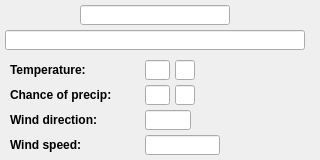
<?xml version="1.0" encoding="UTF-8"?>
<ui version="4.0">
 <class>MainWindow</class>
 <widget class="QMainWindow" name="MainWindow">
  <property name="geometry">
   <rect>
    <x>0</x>
    <y>0</y>
    <width>320</width>
    <height>160</height>
   </rect>
  </property>
  <property name="windowTitle">
   <string/>
  </property>
  <property name="styleSheet">
   <string notr="true">QWidget#centralWidget {background: rgba(196, 196, 196, 255);}

caTable {
       background: cornsilk;
       alternate-background-color: wheat;
}

caLineEdit {
     border-radius: 1px;
     background: lightyellow;
     color: black;
 }
 
 caLabel {
     border-radius: 1px;
     background: lightyellow;
     color: black;
 }

caTextEntry {
    color: rgb(127, 0, 63);
    background-color: cornsilk;
    selection-color: #0a214c;
    selection-background-color: wheat;
    border: 1px groove black;
    border-radius: 1px;
    padding: 1px;
}

caTextEntry:focus {
    padding: 0px;
    border: 2px groove darkred;
    border-radius: 1px;
}

/* when font specified, no font sizing is done any more,  font: 10pt; is not bad */
QPushButton {
      border-color: #00b;
      border-radius: 2px;
      padding: 3px;
      border-width: 1px;

	background: qlineargradient(spread:pad, x1:0, y1:0, x2:0, y2:1,
						   stop:0   rgba(224, 239, 255, 255),
						   stop:0.5 rgba(199, 215, 230, 255),
						   stop:1   rgba(184, 214, 236, 255));
}
QPushButton:hover {
	background: qlineargradient(spread:pad, x1:0, y1:0, x2:0, y2:1,
						stop:0   rgba(201, 226, 255, 255),
						stop:0.5 rgba(177, 204, 230, 255),
						stop:1   rgba(163, 205, 236, 255));
}
QPushButton:pressed {
	background: qlineargradient(spread:pad, x1:0, y1:0, x2:0, y2:1,
						stop:0   rgba(174, 219, 255, 255),
						stop:0.5 rgba(165, 199, 230, 255),
						stop:1   rgba(134, 188, 236, 255));
}

QPushButton:disabled {
	background: qlineargradient(spread:pad, x1:0, y1:0, x2:0, y2:1,
						stop:0   rgba(174, 219, 255, 255),
						stop:0.5 rgba(165, 199, 230, 255),
						stop:1   rgba(134, 188, 236, 255));
}


caChoice &gt; QPushButton {
text-align: left;
background-color: rgba(87, 202, 228,255);
border: 3px gray;
}

caChoice &gt; QPushButton:pressed {
background-color: rgba(87, 202, 228,200);
border: 3px gray;
}

caChoice &gt; QPushButton:checked {
background-color: rgba(87, 202, 228,200);
border: 3px gray;
}

caChoice &gt; QPushButton:default {
background-color: lightgray;
border: 3px gray;
}

caMenu{
    background: lightyellow;
}




</string>
  </property>
  <widget class="QWidget" name="centralWidget">
   <property name="styleSheet">
    <string notr="true"/>
   </property>
   <widget class="caLineEdit" name="calineedit">
    <property name="geometry">
     <rect>
      <x>80</x>
      <y>5</y>
      <width>150</width>
      <height>20</height>
     </rect>
    </property>
    <property name="font">
     <font>
      <family>Monospace</family>
      <pointsize>12</pointsize>
      <weight>75</weight>
      <bold>true</bold>
      <underline>true</underline>
      <stylestrategy>PreferDefault</stylestrategy>
     </font>
    </property>
    <property name="alignment">
     <set>Qt::AlignCenter</set>
    </property>
    <property name="channel" stdset="0">
     <string notr="true">$(P)$(W)Forecast$(N):Name</string>
    </property>
    <property name="foreground">
     <color>
      <red>0</red>
      <green>0</green>
      <blue>0</blue>
     </color>
    </property>
    <property name="background">
     <color>
      <red>196</red>
      <green>196</green>
      <blue>196</blue>
     </color>
    </property>
    <property name="colorMode">
     <enum>caLineEdit::Static</enum>
    </property>
   </widget>
   <widget class="caLineEdit" name="calineedit_2">
    <property name="geometry">
     <rect>
      <x>5</x>
      <y>30</y>
      <width>300</width>
      <height>20</height>
     </rect>
    </property>
    <property name="font">
     <font>
      <family>Monospace</family>
      <pointsize>12</pointsize>
      <italic>true</italic>
      <stylestrategy>PreferDefault</stylestrategy>
     </font>
    </property>
    <property name="alignment">
     <set>Qt::AlignCenter</set>
    </property>
    <property name="channel" stdset="0">
     <string notr="true">$(P)$(W)Forecast$(N):Short</string>
    </property>
    <property name="foreground">
     <color>
      <red>0</red>
      <green>0</green>
      <blue>0</blue>
     </color>
    </property>
    <property name="background">
     <color>
      <red>196</red>
      <green>196</green>
      <blue>196</blue>
     </color>
    </property>
    <property name="colorMode">
     <enum>caLineEdit::Static</enum>
    </property>
   </widget>
   <widget class="caLineEdit" name="calineedit_3">
    <property name="geometry">
     <rect>
      <x>145</x>
      <y>60</y>
      <width>25</width>
      <height>20</height>
     </rect>
    </property>
    <property name="channel" stdset="0">
     <string notr="true">$(P)$(W)Forecast$(N):Temperature.VAL</string>
    </property>
    <property name="foreground">
     <color>
      <red>0</red>
      <green>0</green>
      <blue>0</blue>
     </color>
    </property>
    <property name="background">
     <color>
      <red>196</red>
      <green>196</green>
      <blue>196</blue>
     </color>
    </property>
    <property name="colorMode">
     <enum>caLineEdit::Static</enum>
    </property>
   </widget>
   <widget class="caLineEdit" name="calineedit_4">
    <property name="geometry">
     <rect>
      <x>175</x>
      <y>60</y>
      <width>20</width>
      <height>20</height>
     </rect>
    </property>
    <property name="channel" stdset="0">
     <string notr="true">$(P)$(W)Forecast$(N):Temperature.EGU</string>
    </property>
    <property name="foreground">
     <color>
      <red>0</red>
      <green>0</green>
      <blue>0</blue>
     </color>
    </property>
    <property name="background">
     <color>
      <red>196</red>
      <green>196</green>
      <blue>196</blue>
     </color>
    </property>
    <property name="colorMode">
     <enum>caLineEdit::Static</enum>
    </property>
   </widget>
   <widget class="caLineEdit" name="calineedit_5">
    <property name="geometry">
     <rect>
      <x>175</x>
      <y>85</y>
      <width>20</width>
      <height>20</height>
     </rect>
    </property>
    <property name="channel" stdset="0">
     <string notr="true">$(P)$(W)Forecast$(N):ProbPrecip.EGU</string>
    </property>
    <property name="foreground">
     <color>
      <red>0</red>
      <green>0</green>
      <blue>0</blue>
     </color>
    </property>
    <property name="background">
     <color>
      <red>196</red>
      <green>196</green>
      <blue>196</blue>
     </color>
    </property>
    <property name="colorMode">
     <enum>caLineEdit::Static</enum>
    </property>
   </widget>
   <widget class="caLineEdit" name="calineedit_6">
    <property name="geometry">
     <rect>
      <x>145</x>
      <y>85</y>
      <width>25</width>
      <height>20</height>
     </rect>
    </property>
    <property name="channel" stdset="0">
     <string notr="true">$(P)$(W)Forecast$(N):ProbPrecip.VAL</string>
    </property>
    <property name="foreground">
     <color>
      <red>0</red>
      <green>0</green>
      <blue>0</blue>
     </color>
    </property>
    <property name="background">
     <color>
      <red>196</red>
      <green>196</green>
      <blue>196</blue>
     </color>
    </property>
    <property name="colorMode">
     <enum>caLineEdit::Static</enum>
    </property>
   </widget>
   <widget class="QLabel" name="label">
    <property name="geometry">
     <rect>
      <x>10</x>
      <y>60</y>
      <width>106</width>
      <height>20</height>
     </rect>
    </property>
    <property name="font">
     <font>
      <weight>75</weight>
      <bold>true</bold>
     </font>
    </property>
    <property name="text">
     <string>Temperature:</string>
    </property>
    <property name="alignment">
     <set>Qt::AlignLeading|Qt::AlignLeft|Qt::AlignVCenter</set>
    </property>
   </widget>
   <widget class="QLabel" name="label_2">
    <property name="geometry">
     <rect>
      <x>10</x>
      <y>85</y>
      <width>126</width>
      <height>20</height>
     </rect>
    </property>
    <property name="font">
     <font>
      <weight>75</weight>
      <bold>true</bold>
     </font>
    </property>
    <property name="text">
     <string>Chance of precip:</string>
    </property>
    <property name="alignment">
     <set>Qt::AlignLeading|Qt::AlignLeft|Qt::AlignVCenter</set>
    </property>
   </widget>
   <widget class="caGraphics" name="cagraphics">
    <property name="geometry">
     <rect>
      <x>0</x>
      <y>0</y>
      <width>320</width>
      <height>160</height>
     </rect>
    </property>
    <property name="lineSize">
     <number>3</number>
    </property>
   </widget>
   <widget class="QLabel" name="label_3">
    <property name="geometry">
     <rect>
      <x>10</x>
      <y>110</y>
      <width>111</width>
      <height>20</height>
     </rect>
    </property>
    <property name="font">
     <font>
      <weight>75</weight>
      <bold>true</bold>
     </font>
    </property>
    <property name="text">
     <string>Wind direction:</string>
    </property>
    <property name="alignment">
     <set>Qt::AlignLeading|Qt::AlignLeft|Qt::AlignVCenter</set>
    </property>
   </widget>
   <widget class="QLabel" name="label_4">
    <property name="geometry">
     <rect>
      <x>10</x>
      <y>135</y>
      <width>111</width>
      <height>20</height>
     </rect>
    </property>
    <property name="font">
     <font>
      <weight>75</weight>
      <bold>true</bold>
     </font>
    </property>
    <property name="text">
     <string>Wind speed:</string>
    </property>
    <property name="alignment">
     <set>Qt::AlignLeading|Qt::AlignLeft|Qt::AlignVCenter</set>
    </property>
   </widget>
   <widget class="caLineEdit" name="calineedit_7">
    <property name="geometry">
     <rect>
      <x>145</x>
      <y>110</y>
      <width>46</width>
      <height>20</height>
     </rect>
    </property>
    <property name="channel" stdset="0">
     <string notr="true">$(P)$(W)Forecast$(N):WindDir.VAL</string>
    </property>
    <property name="foreground">
     <color>
      <red>0</red>
      <green>0</green>
      <blue>0</blue>
     </color>
    </property>
    <property name="background">
     <color>
      <red>196</red>
      <green>196</green>
      <blue>196</blue>
     </color>
    </property>
    <property name="colorMode">
     <enum>caLineEdit::Static</enum>
    </property>
   </widget>
   <widget class="caLineEdit" name="calineedit_8">
    <property name="geometry">
     <rect>
      <x>145</x>
      <y>135</y>
      <width>75</width>
      <height>20</height>
     </rect>
    </property>
    <property name="channel" stdset="0">
     <string notr="true">$(P)$(W)Forecast$(N):WindSpeed.VAL</string>
    </property>
    <property name="foreground">
     <color>
      <red>0</red>
      <green>0</green>
      <blue>0</blue>
     </color>
    </property>
    <property name="background">
     <color>
      <red>196</red>
      <green>196</green>
      <blue>196</blue>
     </color>
    </property>
    <property name="colorMode">
     <enum>caLineEdit::Static</enum>
    </property>
   </widget>
   <zorder>cagraphics</zorder>
   <zorder>calineedit</zorder>
   <zorder>calineedit_2</zorder>
   <zorder>calineedit_3</zorder>
   <zorder>calineedit_4</zorder>
   <zorder>calineedit_5</zorder>
   <zorder>calineedit_6</zorder>
   <zorder>label</zorder>
   <zorder>label_2</zorder>
   <zorder>label_3</zorder>
   <zorder>label_4</zorder>
   <zorder>calineedit_7</zorder>
   <zorder>calineedit_8</zorder>
  </widget>
 </widget>
 <customwidgets>
  <customwidget>
   <class>caGraphics</class>
   <extends>QWidget</extends>
   <header>caGraphics</header>
  </customwidget>
  <customwidget>
   <class>caLineEdit</class>
   <extends>QLineEdit</extends>
   <header>caLineEdit</header>
  </customwidget>
 </customwidgets>
 <resources/>
 <connections/>
</ui>
